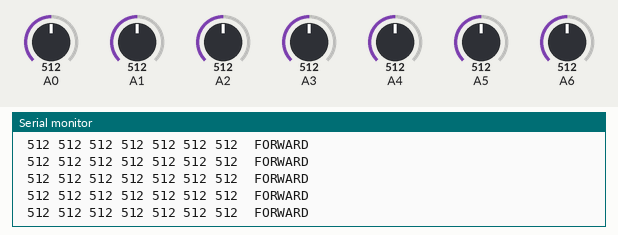
A sketch run on a simulated Arduino Nano, built with avr-gcc and run on an emulated ATmega328P. Parts: the last lines printed to the serial monitor. Inputs (shaded band) come from the test bench; at power-on: A5 = 512, A0 = 512, A1 = 512, A2 = 512, A3 = 512, A4 = 512, A6 = 512.

Above: at 1.2 s.
1.3 s: A5 set to 684
At 1.4 s:
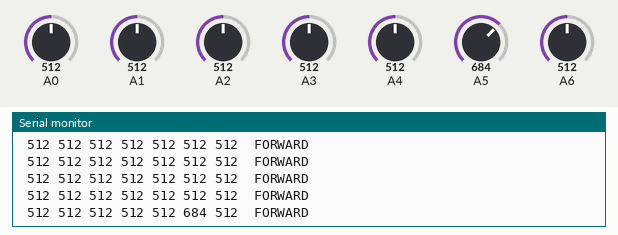
2.8 s: A5 set to 714
At 2.91 s:
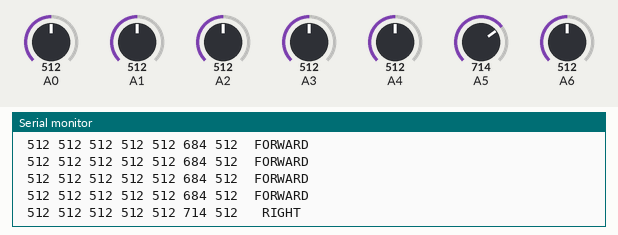
7.8 s: A0 set to 782
At 8.9 s:
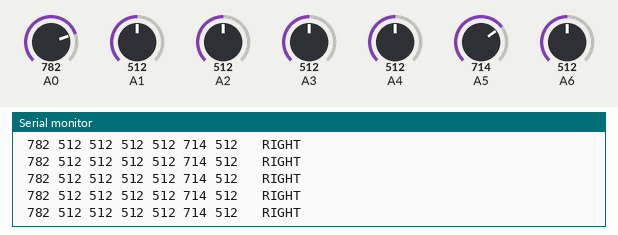
9.3 s: A0 set to 819
At 10.3 s:
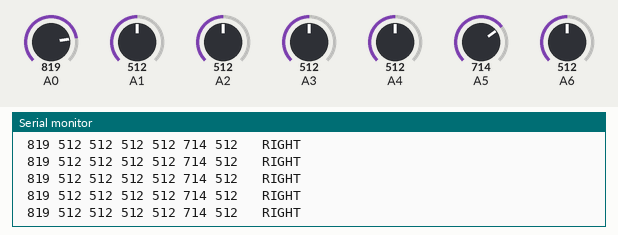
11.3 s: A1 set to 107
At 12.1 s:
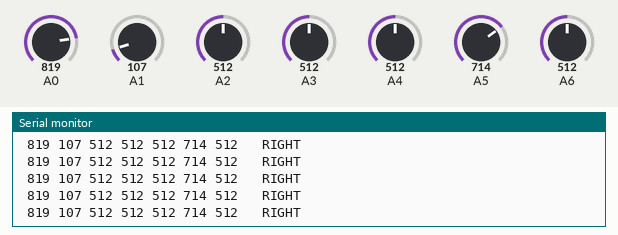
14.3 s: A1 set to 93
At 15.2 s:
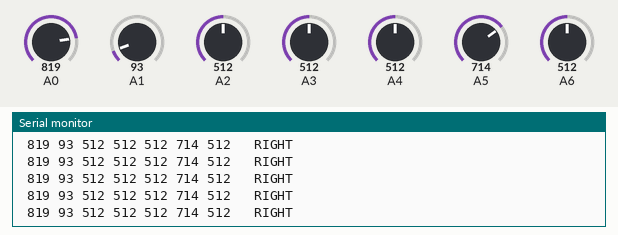
Timing chart, 0 to 17.3 s (numbered marks = the images above; inputs shaded):
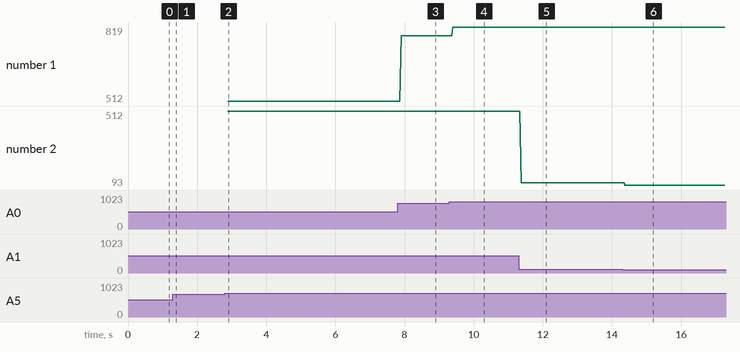

The sketch:

IR.ino
```cpp
void setup()
{
    Serial.begin(9600);
    pinMode(A0,INPUT);
    pinMode(A1,INPUT);
    pinMode(A2,INPUT);
    pinMode(A3,INPUT);
    pinMode(A4,INPUT);
    pinMode(A5,INPUT);
    pinMode(A6,INPUT);
}

void loop()
{

int s0 = 0;
int s1 = 0;
int s2 = 0;
int s3 = 0;
int s4 = 0;
int s5 = 0;
int s6 = 0;

s0 = analogRead(0);//Signal pin 1 on the board
s1 = analogRead(1);//Signal pin 2 on the board
s2 = analogRead(2);//Signal pin 3 on the board
s3 = analogRead(3);//Signal pin 4 on the board
s4 = analogRead(4);//Signal pin 5 on the board
s5 = analogRead(5);//Signal pin 6 on the board
s6 = analogRead(6);//Signal pin 6 on the board


Serial.print(" ");
Serial.print(s0);
Serial.print(" ");
Serial.print(s1);
Serial.print(" ");
Serial.print(s2);
Serial.print(" ");
Serial.print(s3);
Serial.print(" ");
Serial.print(s4);
Serial.print(" ");
Serial.print(s5);
Serial.print(" ");
Serial.print(s6);
Serial.print(" ");
Serial.print(" ");


if(s0>800 and s5>800)
{
Serial.println(" STOP");
}

else if(s5>700)
{
Serial.println(" RIGHT");
}

else if(s0>800)
{

Serial.println(" LEFT");

}
else
{
  Serial.println("FORWARD");
}}
```

Measured:
- the behaviour switches between 700 and 701 on A5 (found by bisection; images 1 and 2)
- after the input at 1.3 s, the serial monitor: prints a new line after 0.08 s (image 1)
- after the input at 2.8 s, the serial monitor: prints a new line after 0.08 s (image 2)
- after the input at 7.8 s, the serial monitor: prints a new line after 0.10 s (image 3)
- after the input at 9.3 s, the serial monitor: prints a new line after 0.10 s (image 4)
- after the input at 11.3 s, the serial monitor: prints a new line after 0.08 s (image 5)
- after the input at 14.3 s, the serial monitor: prints a new line after 0.08 s (image 6)
- plotted number 1: 512 → 782 after the input at 7.8 s, 782 → 819 after the input at 9.3 s
